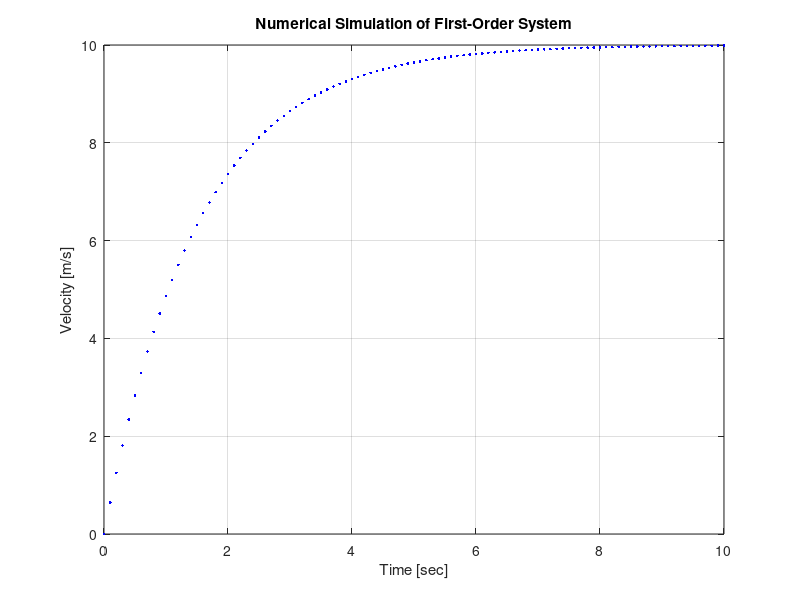

The MATLAB source for this figure:
% Illustration of First-Order LTI Step Response
% ME 402

clear;

% System Parameters 
m = 15;       % mass [kg]
b = 10;      % linear drag [Ns/m]
Fstep = 100;  % amplitude of step force input [N]

% Describe a vector of times for the simulation
dt = 0.1;   % Time step [s]
Tend = 10;  % End of time horizon for simulation [s]
tt = 0:dt:Tend;  

% Analytical Solution
%%%%%%%%%%%%%%%%%%%%%%%%%%%%%%%%%%%%%%%%%%%%%%%%
tau = m/b;
% Note that MATLAB can deal with the tt vector in this equation
% and output a vector of velcocities.
Veqn = Fstep/b*(1-exp(-tt/tau));  


figure(1)
clf()
plot(tt,Veqn,'b.')
xlabel('Time [sec]')  % Always label the axes and include units!
ylabel('Velocity [m/s]')
title('Numerical Simulation of First-Order System')
grid on
